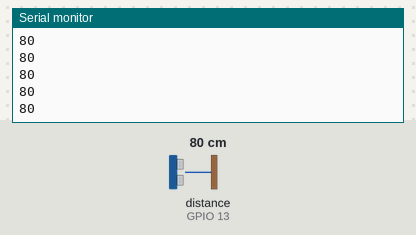
The sketch below on a simulated ESP8266 (NodeMCU). Shown: the last lines printed to the serial monitor. Inputs (shaded band) come from the test bench; at power-on: distance to the obstacle (sensor on GPIO 13) 80 cm. WiFi joins after 1.5 s; servers stay silent unless stated.

Above: at 2.7 s.
2.8 s: distance to the obstacle (sensor on GPIO 13) set to 2 cm
At 3.14 s:
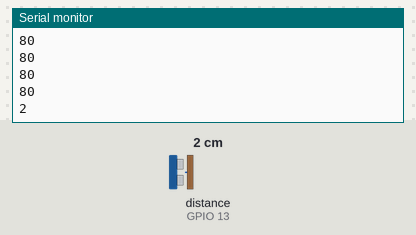
4.3 s: distance to the obstacle (sensor on GPIO 13) set to 4 cm
At 4.35 s:
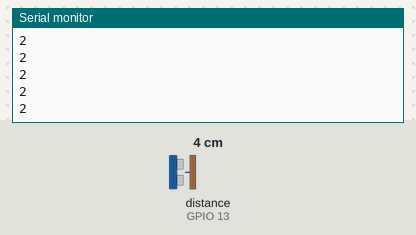
Timing chart, 0 to 7.3 s (numbered marks = the images above; inputs shaded):
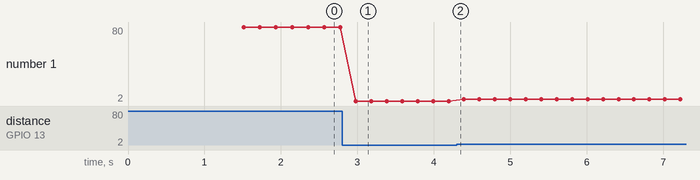

The sketch:

UDPSend.ino
```cpp
#include <ArduinoJson.h>
#include <ESP8266WiFi.h>
#include <WiFiUdp.h>
#include <Ultrasonic.h>

#include "env.h"

unsigned int localPort = 8888; // local port to listen on

// buffers for receiving and sending data
char packetBuffer[UDP_TX_PACKET_MAX_SIZE + 1]; // buffer to hold incoming packet,
char SendBuffer[] = "acknowledged\r\n";        // a string to send back

WiFiUDP Udp;

Ultrasonic ultrasonic(12, 13);

void setup()
{
  Serial.begin(115200);
  WiFi.mode(WIFI_STA);
  WiFi.begin(STASSID, STAPSK);

  while (WiFi.status() != WL_CONNECTED)
  {
    Serial.print('.');
    delay(500);
  }
}

void loop()
{
  // if there's data available, read a packet
  /*
  int packetSize = Udp.parsePacket();
  if (packetSize) {
    Serial.printf("Received packet of size %d from %s:%d\n    (to %s:%d, free heap = %d B)\n", packetSize, Udp.remoteIP().toString().c_str(), Udp.remotePort(), Udp.destinationIP().toString().c_str(), Udp.localPort(), ESP.getFreeHeap());
*/
  // read the packet into packetBufffer
  /*
  int n = Udp.read(packetBuffer, UDP_TX_PACKET_MAX_SIZE);
  packetBuffer[n] = 0;
  Serial.println("Contents:");
  Serial.println(packetBuffer);
*/

  // send a reply, to the IP address and port that sent us the packet we received
  Udp.beginPacket("192.168.0.75", 5005); // Udp.remoteIP(), Udp.remotePort()

  DynamicJsonDocument doc(1024);

  int distance = ultrasonic.read();
  doc["d"] = distance;
  char serialized[1024];
  serializeJson(doc, serialized);

  Serial.println(ultrasonic.read());

  Udp.write(serialized);
  Udp.endPacket();

  //}
  delay(200);
}

/*
  test (shell/netcat):
  --------------------
    nc -u 192.168.esp.address 8888
*/
```

env.example.h
```cpp
#ifndef STASSID
#define STASSID "your-ssid"
#define STAPSK "your-password"
#endif
```

Measured:
- after the input at 2.8 s, the serial monitor: prints a new line after 0.18 s (image 1)
- plotted number 1: 80 → 2 after the input at 2.8 s, 2 → 4 after the input at 4.3 s
